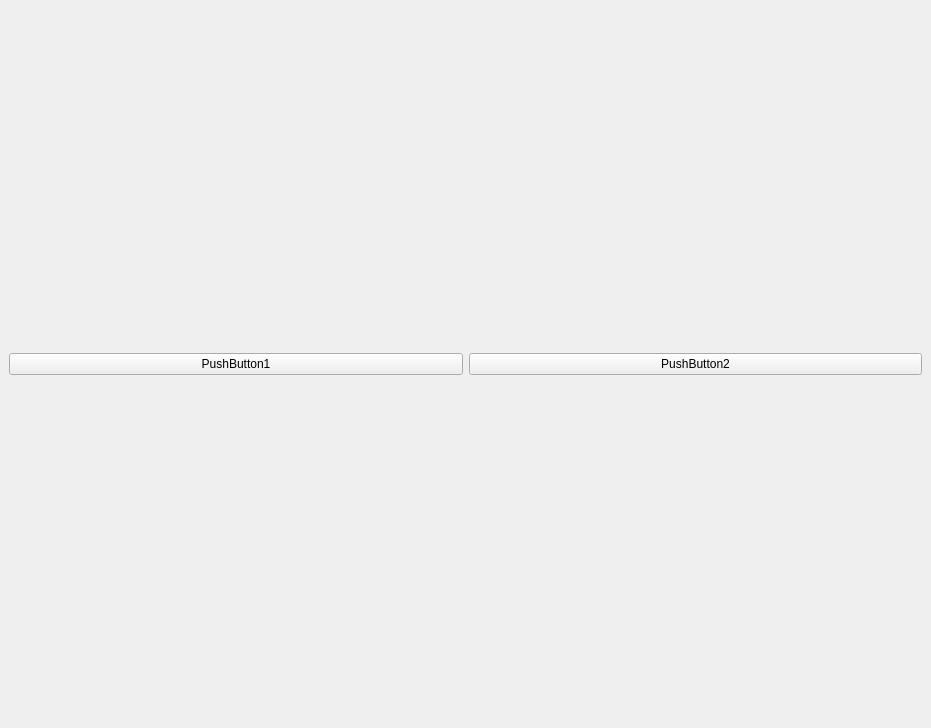
<?xml version="1.0" encoding="UTF-8"?>
<ui version="4.0">
 <class>MainWindow</class>
 <widget class="QMainWindow" name="MainWindow">
  <property name="geometry">
   <rect>
    <x>0</x>
    <y>0</y>
    <width>931</width>
    <height>728</height>
   </rect>
  </property>
  <property name="windowTitle">
   <string>MainWindow</string>
  </property>
  <widget class="QWidget" name="centralwidget">
   <layout class="QHBoxLayout" name="horizontalLayout">
    <item>
     <widget class="QPushButton" name="pushButton_1">
      <property name="text">
       <string>PushButton1</string>
      </property>
     </widget>
    </item>
    <item>
     <widget class="QPushButton" name="pushButton_2">
      <property name="text">
       <string>PushButton2</string>
      </property>
     </widget>
    </item>
   </layout>
  </widget>
 </widget>
 <resources/>
 <connections/>
</ui>
